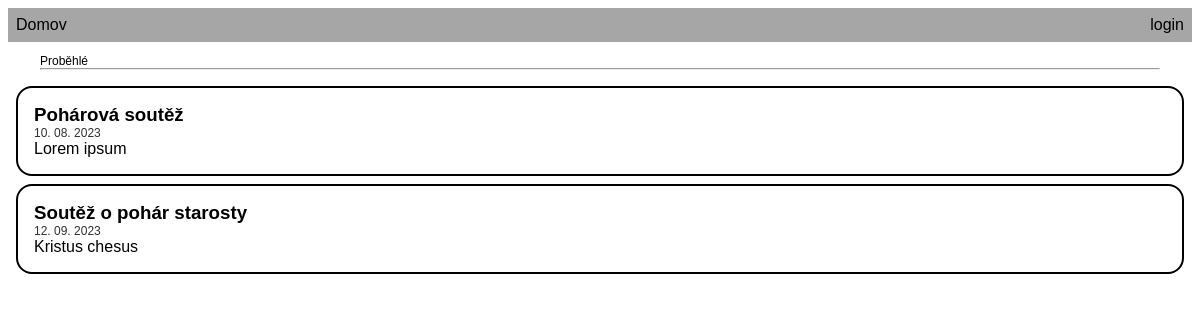
The page / on the database its author committed.
### tables this page shows
CREATE TABLE "competition" (id INTEGER PRIMARY KEY AUTOINCREMENT UNIQUE NOT NULL, id_user INTEGER NOT NULL REFERENCES user (id), date_created DATETIME DEFAULT (CURRENT_TIMESTAMP) NOT NULL, title TEXT NOT NULL, description TEXT, proposition VARCHAR UNIQUE, date_event TIMEDATE NOT NULL, town VARCHAR NOT NULL, id_results INTEGER REFERENCES results (id) UNIQUE);

### index.php (the view, shortened to what this page needs)
<!DOCTYPE html>
<html lang="en">
<head>
    <link rel="stylesheet" href="zwa/static/style.css">
</head>
<body>
    <?php $db = new PDO("sqlite:" . __DIR__ . "/database.db"); ?>
    <?php include_once("header.php"); ?>
    <main>
        <?php
        $q = $db->query("SELECT * FROM competition WHERE date_created < date()");
        $st = $q->fetchAll(PDO::FETCH_ASSOC);
        if(!empty($st)){
            echo "<div class='separator-div'><p class='separator-text'>Proběhlé</p>";
            echo "<hr></div>";
            foreach($st as $i){
                echo "<article>";
                echo "<h3><a href='competition?id=$i[id]'> $i[title] </a></h3>";
                echo "<div class='date_event'>".date_format(date_create($i["date_event"]), "d.  m. Y")."</div>";
                echo "<div> $i[description] </div>";
                echo "</article>";
            }
        }
    ?>
    </main>
</body>
</html>

### static/style.css (style rules this page uses)
body { font-family: 'Helvetica', 'Arial', sans-serif; }
main { display: block; }
article { border: 2px solid; border-radius: 1em; margin: .5em; padding: 1em; }
h3 { margin: 0; }
.date_event { color: #313131; font-size: .75em; }
a { text-decoration: none; color: black; }
.separator-div { margin: 0 2em 1em; }
.separator-div p { font-size: .75em; margin-bottom: 0; }
.separator-div hr { margin: 0; }

### rows shown on the page
competition: title "Pohárová soutěž", date_event "10. 08. 2023", description "Lorem ipsum"
competition: title "Soutěž o pohár starosty", date_event "12. 09. 2023", description "Kristus chesus"
